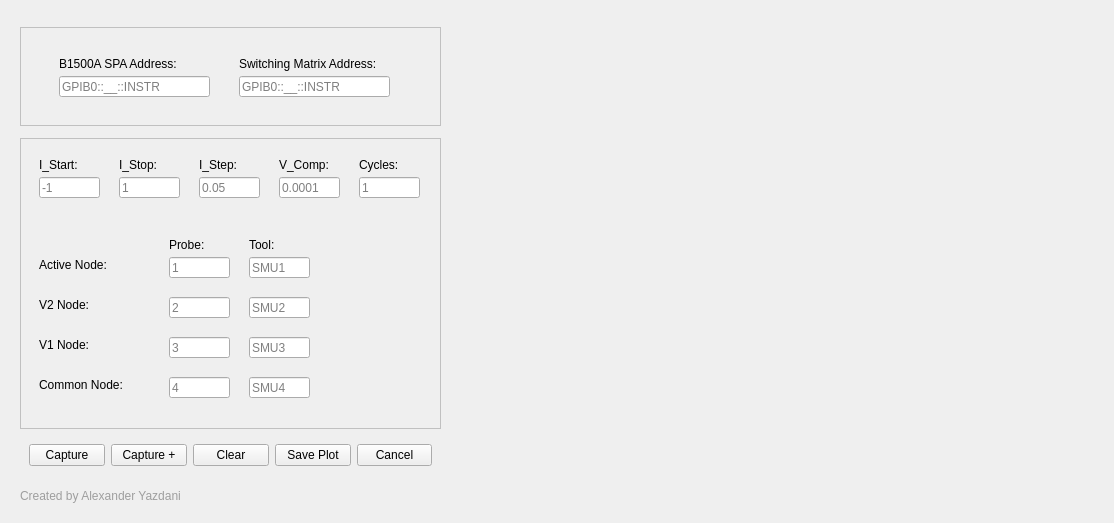
<?xml version="1.0" encoding="UTF-8"?>
<ui version="4.0">
 <class>Form</class>
 <widget class="QWidget" name="Form">
  <property name="geometry">
   <rect>
    <x>0</x>
    <y>0</y>
    <width>1114</width>
    <height>519</height>
   </rect>
  </property>
  <property name="windowTitle">
   <string>Form</string>
  </property>
  <layout class="QHBoxLayout" name="horizontalLayout_3">
   <item>
    <widget class="QWidget" name="widget_3" native="true">
     <property name="minimumSize">
      <size>
       <width>441</width>
       <height>501</height>
      </size>
     </property>
     <property name="maximumSize">
      <size>
       <width>441</width>
       <height>16777215</height>
      </size>
     </property>
     <layout class="QVBoxLayout" name="verticalLayout">
      <item>
       <spacer name="verticalSpacer_4">
        <property name="orientation">
         <enum>Qt::Vertical</enum>
        </property>
        <property name="sizeHint" stdset="0">
         <size>
          <width>20</width>
          <height>40</height>
         </size>
        </property>
       </spacer>
      </item>
      <item>
       <widget class="QWidget" name="widget_6" native="true">
        <property name="minimumSize">
         <size>
          <width>421</width>
          <height>99</height>
         </size>
        </property>
        <property name="maximumSize">
         <size>
          <width>421</width>
          <height>16777215</height>
         </size>
        </property>
        <property name="styleSheet">
         <string notr="true">#widget_6{
	border: 1px  solid #C0C0C0;
}</string>
        </property>
        <layout class="QHBoxLayout" name="horizontalLayout_4">
         <item>
          <widget class="QWidget" name="widget" native="true">
           <property name="minimumSize">
            <size>
             <width>401</width>
             <height>81</height>
            </size>
           </property>
           <widget class="QLabel" name="label_2">
            <property name="geometry">
             <rect>
              <x>210</x>
              <y>20</y>
              <width>161</width>
              <height>16</height>
             </rect>
            </property>
            <property name="text">
             <string>Switching Matrix Address:</string>
            </property>
           </widget>
           <widget class="QLineEdit" name="Switching_Matrix_Address">
            <property name="geometry">
             <rect>
              <x>210</x>
              <y>40</y>
              <width>151</width>
              <height>21</height>
             </rect>
            </property>
            <property name="placeholderText">
             <string>GPIB0::__::INSTR</string>
            </property>
           </widget>
           <widget class="QLabel" name="label">
            <property name="geometry">
             <rect>
              <x>30</x>
              <y>20</y>
              <width>141</width>
              <height>16</height>
             </rect>
            </property>
            <property name="text">
             <string>B1500A SPA Address:</string>
            </property>
           </widget>
           <widget class="QLineEdit" name="B1500A_address">
            <property name="geometry">
             <rect>
              <x>30</x>
              <y>40</y>
              <width>151</width>
              <height>21</height>
             </rect>
            </property>
            <property name="text">
             <string/>
            </property>
            <property name="placeholderText">
             <string>GPIB0::__::INSTR</string>
            </property>
           </widget>
          </widget>
         </item>
        </layout>
       </widget>
      </item>
      <item>
       <spacer name="verticalSpacer">
        <property name="orientation">
         <enum>Qt::Vertical</enum>
        </property>
        <property name="sizeHint" stdset="0">
         <size>
          <width>20</width>
          <height>40</height>
         </size>
        </property>
       </spacer>
      </item>
      <item>
       <widget class="QWidget" name="widget_5" native="true">
        <property name="minimumSize">
         <size>
          <width>421</width>
          <height>291</height>
         </size>
        </property>
        <property name="maximumSize">
         <size>
          <width>421</width>
          <height>16777215</height>
         </size>
        </property>
        <property name="styleSheet">
         <string notr="true">#widget_5
{
	border: 1px  solid #C0C0C0;
}</string>
        </property>
        <layout class="QHBoxLayout" name="horizontalLayout_2">
         <item>
          <widget class="QWidget" name="widget_2" native="true">
           <property name="minimumSize">
            <size>
             <width>401</width>
             <height>281</height>
            </size>
           </property>
           <widget class="QLabel" name="label_3">
            <property name="geometry">
             <rect>
              <x>10</x>
              <y>10</y>
              <width>60</width>
              <height>16</height>
             </rect>
            </property>
            <property name="text">
             <string>I_Start:</string>
            </property>
           </widget>
           <widget class="QLineEdit" name="i_start_entry">
            <property name="geometry">
             <rect>
              <x>10</x>
              <y>30</y>
              <width>61</width>
              <height>21</height>
             </rect>
            </property>
            <property name="placeholderText">
             <string>-1</string>
            </property>
           </widget>
           <widget class="QLineEdit" name="i_stop_entry">
            <property name="geometry">
             <rect>
              <x>90</x>
              <y>30</y>
              <width>61</width>
              <height>21</height>
             </rect>
            </property>
            <property name="placeholderText">
             <string>1</string>
            </property>
           </widget>
           <widget class="QLineEdit" name="V_comp_entry">
            <property name="geometry">
             <rect>
              <x>250</x>
              <y>30</y>
              <width>61</width>
              <height>21</height>
             </rect>
            </property>
            <property name="placeholderText">
             <string>0.0001</string>
            </property>
           </widget>
           <widget class="QLineEdit" name="i_step_entry">
            <property name="geometry">
             <rect>
              <x>170</x>
              <y>30</y>
              <width>61</width>
              <height>21</height>
             </rect>
            </property>
            <property name="placeholderText">
             <string>0.05</string>
            </property>
           </widget>
           <widget class="QLineEdit" name="cycles_entry">
            <property name="geometry">
             <rect>
              <x>330</x>
              <y>30</y>
              <width>61</width>
              <height>21</height>
             </rect>
            </property>
            <property name="placeholderText">
             <string>1</string>
            </property>
           </widget>
           <widget class="QLabel" name="label_4">
            <property name="geometry">
             <rect>
              <x>90</x>
              <y>10</y>
              <width>60</width>
              <height>16</height>
             </rect>
            </property>
            <property name="text">
             <string>I_Stop:</string>
            </property>
           </widget>
           <widget class="QLabel" name="label_5">
            <property name="geometry">
             <rect>
              <x>170</x>
              <y>10</y>
              <width>60</width>
              <height>16</height>
             </rect>
            </property>
            <property name="text">
             <string>I_Step:</string>
            </property>
           </widget>
           <widget class="QLabel" name="label_7">
            <property name="geometry">
             <rect>
              <x>330</x>
              <y>10</y>
              <width>60</width>
              <height>16</height>
             </rect>
            </property>
            <property name="text">
             <string>Cycles:</string>
            </property>
           </widget>
           <widget class="QLineEdit" name="probe_v1_entry">
            <property name="geometry">
             <rect>
              <x>140</x>
              <y>190</y>
              <width>61</width>
              <height>21</height>
             </rect>
            </property>
            <property name="placeholderText">
             <string>3</string>
            </property>
           </widget>
           <widget class="QLabel" name="label_13">
            <property name="geometry">
             <rect>
              <x>10</x>
              <y>150</y>
              <width>101</width>
              <height>16</height>
             </rect>
            </property>
            <property name="text">
             <string>V2 Node:</string>
            </property>
           </widget>
           <widget class="QLineEdit" name="tool_common_entry">
            <property name="geometry">
             <rect>
              <x>220</x>
              <y>230</y>
              <width>61</width>
              <height>21</height>
             </rect>
            </property>
            <property name="placeholderText">
             <string>SMU4</string>
            </property>
           </widget>
           <widget class="QLineEdit" name="tool_v1_entry">
            <property name="geometry">
             <rect>
              <x>220</x>
              <y>190</y>
              <width>61</width>
              <height>21</height>
             </rect>
            </property>
            <property name="placeholderText">
             <string>SMU3</string>
            </property>
           </widget>
           <widget class="QLabel" name="label_10">
            <property name="geometry">
             <rect>
              <x>140</x>
              <y>90</y>
              <width>60</width>
              <height>16</height>
             </rect>
            </property>
            <property name="text">
             <string>Probe:</string>
            </property>
           </widget>
           <widget class="QLineEdit" name="tool_v2_entry">
            <property name="geometry">
             <rect>
              <x>220</x>
              <y>150</y>
              <width>61</width>
              <height>21</height>
             </rect>
            </property>
            <property name="placeholderText">
             <string>SMU2</string>
            </property>
           </widget>
           <widget class="QLabel" name="label_9">
            <property name="geometry">
             <rect>
              <x>10</x>
              <y>230</y>
              <width>101</width>
              <height>16</height>
             </rect>
            </property>
            <property name="text">
             <string>Common Node:</string>
            </property>
           </widget>
           <widget class="QLineEdit" name="tool_active_entry">
            <property name="geometry">
             <rect>
              <x>220</x>
              <y>110</y>
              <width>61</width>
              <height>21</height>
             </rect>
            </property>
            <property name="placeholderText">
             <string>SMU1</string>
            </property>
           </widget>
           <widget class="QLineEdit" name="probe_active_entry">
            <property name="geometry">
             <rect>
              <x>140</x>
              <y>110</y>
              <width>61</width>
              <height>21</height>
             </rect>
            </property>
            <property name="placeholderText">
             <string>1</string>
            </property>
           </widget>
           <widget class="QLabel" name="label_12">
            <property name="geometry">
             <rect>
              <x>220</x>
              <y>90</y>
              <width>60</width>
              <height>16</height>
             </rect>
            </property>
            <property name="text">
             <string>Tool:</string>
            </property>
           </widget>
           <widget class="QLabel" name="label_8">
            <property name="geometry">
             <rect>
              <x>10</x>
              <y>110</y>
              <width>81</width>
              <height>16</height>
             </rect>
            </property>
            <property name="text">
             <string>Active Node:</string>
            </property>
           </widget>
           <widget class="QLineEdit" name="probe_v2_entry">
            <property name="geometry">
             <rect>
              <x>140</x>
              <y>150</y>
              <width>61</width>
              <height>21</height>
             </rect>
            </property>
            <property name="placeholderText">
             <string>2</string>
            </property>
           </widget>
           <widget class="QLineEdit" name="probe_common_entry">
            <property name="geometry">
             <rect>
              <x>140</x>
              <y>230</y>
              <width>61</width>
              <height>21</height>
             </rect>
            </property>
            <property name="placeholderText">
             <string>4</string>
            </property>
           </widget>
           <widget class="QLabel" name="label_11">
            <property name="geometry">
             <rect>
              <x>10</x>
              <y>190</y>
              <width>101</width>
              <height>16</height>
             </rect>
            </property>
            <property name="text">
             <string>V1 Node:</string>
            </property>
           </widget>
           <widget class="QLabel" name="label_6">
            <property name="geometry">
             <rect>
              <x>250</x>
              <y>10</y>
              <width>60</width>
              <height>16</height>
             </rect>
            </property>
            <property name="text">
             <string>V_Comp:</string>
            </property>
           </widget>
          </widget>
         </item>
        </layout>
       </widget>
      </item>
      <item>
       <spacer name="verticalSpacer_2">
        <property name="orientation">
         <enum>Qt::Vertical</enum>
        </property>
        <property name="sizeHint" stdset="0">
         <size>
          <width>20</width>
          <height>18</height>
         </size>
        </property>
       </spacer>
      </item>
      <item>
       <widget class="QWidget" name="widget_4" native="true">
        <property name="minimumSize">
         <size>
          <width>401</width>
          <height>41</height>
         </size>
        </property>
        <property name="maximumSize">
         <size>
          <width>421</width>
          <height>16777215</height>
         </size>
        </property>
        <layout class="QHBoxLayout" name="horizontalLayout">
         <item>
          <widget class="QPushButton" name="pushButton">
           <property name="text">
            <string>Capture</string>
           </property>
          </widget>
         </item>
         <item>
          <widget class="QPushButton" name="pushButton_2">
           <property name="text">
            <string>Capture +</string>
           </property>
          </widget>
         </item>
         <item>
          <widget class="QPushButton" name="pushButton_3">
           <property name="text">
            <string>Clear</string>
           </property>
          </widget>
         </item>
         <item>
          <widget class="QPushButton" name="pushButton_4">
           <property name="text">
            <string>Save Plot</string>
           </property>
          </widget>
         </item>
         <item>
          <widget class="QPushButton" name="cancel_button">
           <property name="text">
            <string>Cancel</string>
           </property>
          </widget>
         </item>
        </layout>
       </widget>
      </item>
      <item>
       <spacer name="verticalSpacer_5">
        <property name="orientation">
         <enum>Qt::Vertical</enum>
        </property>
        <property name="sizeHint" stdset="0">
         <size>
          <width>20</width>
          <height>40</height>
         </size>
        </property>
       </spacer>
      </item>
      <item>
       <widget class="QLabel" name="name_label">
        <property name="styleSheet">
         <string notr="true">font: 75 8pt &quot;Myanmar Text&quot;;
color: rgb(158, 158, 158);
</string>
        </property>
        <property name="text">
         <string>Created by Alexander Yazdani</string>
        </property>
       </widget>
      </item>
     </layout>
    </widget>
   </item>
   <item>
    <widget class="QWidget" name="Plot_Widget" native="true">
     <property name="minimumSize">
      <size>
       <width>639</width>
       <height>501</height>
      </size>
     </property>
     <property name="styleSheet">
      <string notr="true"/>
     </property>
     <layout class="QGridLayout" name="gridLayout"/>
    </widget>
   </item>
  </layout>
 </widget>
 <resources/>
 <connections/>
</ui>
